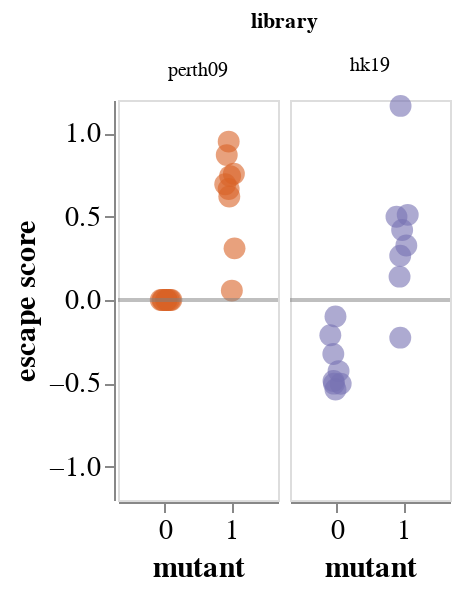

The notebook cell saved with this chart:
### Code cell
site_193 = make_aa_plot(df, site=193, aa_list=['F', 'D'])

site_193.save(
    'scratch_notebooks/figure_drafts/sitewise_escape/site_193-hk19.png',
    scale_factor=2.0
)

site_193

### Figure 1 — Vega-Lite specification as saved in the notebook (floating-point values rounded to 4 significant figures)
{"config": {"view": {"continuousWidth": 300, "continuousHeight": 300}, "axis": {"grid": false, "labelFontSize": 14, "titleFontSize": 15}, "range": {"category": ["#7671B3", "#D86327"]}}, "data": {"name": "data-9167ba4b542b69730233df7e3b2c4151"}, "facet": {"field": "library", "sort": ["perth09", "hk19"], "type": "nominal"}, "spec": {"layer": [{"mark": {"type": "circle", "opacity": 0.6, "size": 120}, "encoding": {"color": {"field": "library", "legend": null, "type": "nominal"}, "detail": [{"field": "serum", "type": "nominal"}], "tooltip": [{"field": "serum", "type": "nominal"}, {"field": "library", "type": "nominal"}, {"field": "escape", "type": "quantitative"}], "x": {"axis": {"labelAngle": 0, "tickCount": 2, "values": [0, 1]}, "field": "jittered_numeric_mutant", "scale": {"clamp": true, "domain": [-0.7, 1.7]}, "title": "mutant", "type": "quantitative"}, "y": {"axis": {"values": [-1, -0.5, 0, 0.5, 1]}, "field": "escape", "scale": {"clamp": true, "domain": [-1.1, 1.1]}, "title": "escape score", "type": "quantitative"}}}, {"data": {"name": "data-06fd9f850666401b4599de5588b60692"}, "mark": {"type": "rule", "color": "gray", "opacity": 0.5, "size": 2}, "encoding": {"y": {"field": "y", "type": "quantitative"}}}], "height": 200, "width": 80}, "columns": 2, "spacing": 2, "$schema": "https://vega.github.io/schema/vega-lite/v5.8.0.json", "datasets": {"data-9167ba4b542b69730233df7e3b2c4151": [{"site": 193, "wildtype": "S", "mutant": "D", "escape": 0.4992, "serum": "3944", "cohort": "2-5 years", "library": "hk19", "numeric_mutant": 1, "jittered_numeric_mutant": 0.8972}, {"site": 193, "wildtype": "S", "mutant": "F", "escape": -0.3239, "serum": "3944", "cohort": "2-5 years", "library": "hk19", "numeric_mutant": 0, "jittered_numeric_mutant": -0.05018}, {"site": 193, "wildtype": "S", "mutant": "D", "escape": 0.2656, "serum": "2389", "cohort": "2-5 years", "library": "hk19", "numeric_mutant": 1, "jittered_numeric_mutant": 0.9533}, {"site": 193, "wildtype": "S", "mutant": "F", "escape": -0.5028, "serum": "2389", "cohort": "2-5 years", "library": "hk19", "numeric_mutant": 0, "jittered_numeric_mutant": 0.06018}, {"site": 193, "wildtype": "S", "mutant": "D", "escape": 0.511, "serum": "2323", "cohort": "2-5 years", "library": "hk19", "numeric_mutant": 1, "jittered_numeric_mutant": 1.066}, {"site": 193, "wildtype": "S", "mutant": "F", "escape": -0.4265, "serum": "2323", "cohort": "2-5 years", "library": "hk19", "numeric_mutant": 0, "jittered_numeric_mutant": 0.02861}, {"site": 193, "wildtype": "S", "mutant": "D", "escape": 0.4198, "serum": "2388", "cohort": "2-5 years", "library": "hk19", "numeric_mutant": 1, "jittered_numeric_mutant": 0.9821}, {"site": 193, "wildtype": "S", "mutant": "F", "escape": -0.5019, "serum": "2388", "cohort": "2-5 years", "library": "hk19", "numeric_mutant": 0, "jittered_numeric_mutant": -0.0399}, {"site": 193, "wildtype": "S", "mutant": "D", "escape": 0.3274, "serum": "3973", "cohort": "2-5 years", "library": "hk19", "numeric_mutant": 1, "jittered_numeric_mutant": 1.045}, {"site": 193, "wildtype": "S", "mutant": "F", "escape": -0.2116, "serum": "3973", "cohort": "2-5 years", "library": "hk19", "numeric_mutant": 0, "jittered_numeric_mutant": -0.09521}, {"site": 193, "wildtype": "S", "mutant": "D", "escape": 0.14, "serum": "4299", "cohort": "2-5 years", "library": "hk19", "numeric_mutant": 1, "jittered_numeric_mutant": 0.9435}, {"site": 193, "wildtype": "S", "mutant": "F", "escape": -0.4856, "serum": "4299", "cohort": "2-5 years", "library": "hk19", "numeric_mutant": 0, "jittered_numeric_mutant": -0.04741}, {"site": 193, "wildtype": "S", "mutant": "D", "escape": -0.226, "serum": "4584", "cohort": "2-5 years", "library": "hk19", "numeric_mutant": 1, "jittered_numeric_mutant": 0.9541}, {"site": 193, "wildtype": "S", "mutant": "F", "escape": -0.0983, "serum": "4584", "cohort": "2-5 years", "library": "hk19", "numeric_mutant": 0, "jittered_numeric_mutant": -0.01786}, {"site": 193, "wildtype": "S", "mutant": "D", "escape": 1.165, "serum": "2367", "cohort": "2-5 years", "library": "hk19", "numeric_mutant": 1, "jittered_numeric_mutant": 0.9585}, {"site": 193, "wildtype": "S", "mutant": "F", "escape": -0.5372, "serum": "2367", "cohort": "2-5 years", "library": "hk19", "numeric_mutant": 0, "jittered_numeric_mutant": -0.01758}, {"site": 193, "wildtype": "F", "mutant": "D", "escape": 0.3098, "serum": "age 2.1 (Vietnam)", "cohort": "2-4 years", "library": "perth09", "numeric_mutant": 1, "jittered_numeric_mutant": 1.048}, {"site": 193, "wildtype": "F", "mutant": "F", "escape": 0.0, "serum": "age 2.1 (Vietnam)", "cohort": "2-4 years", "library": "perth09", "numeric_mutant": 0, "jittered_numeric_mutant": 0.08266}, {"site": 193, "wildtype": "F", "mutant": "D", "escape": 0.7581, "serum": "age 2.2 (Vietnam)", "cohort": "2-4 years", "library": "perth09", "numeric_mutant": 1, "jittered_numeric_mutant": 1.039}, {"site": 193, "wildtype": "F", "mutant": "F", "escape": 0.0, "serum": "age 2.2 (Vietnam)", "cohort": "2-4 years", "library": "perth09", "numeric_mutant": 0, "jittered_numeric_mutant": 0.02881}, {"site": 193, "wildtype": "F", "mutant": "D", "escape": 0.6664, "serum": "age 2.4 (Vietnam)", "cohort": "2-4 years", "library": "perth09", "numeric_mutant": 1, "jittered_numeric_mutant": 0.9599}, {"site": 193, "wildtype": "F", "mutant": "F", "escape": 0.0, "serum": "age 2.4 (Vietnam)", "cohort": "2-4 years", "library": "perth09", "numeric_mutant": 0, "jittered_numeric_mutant": -0.05839}, {"site": 193, "wildtype": "F", "mutant": "D", "escape": 0.7435, "serum": "age 2.5 (Vietnam)", "cohort": "2-4 years", "library": "perth09", "numeric_mutant": 1, "jittered_numeric_mutant": 0.9816}, {"site": 193, "wildtype": "F", "mutant": "F", "escape": 0.0, "serum": "age 2.5 (Vietnam)", "cohort": "2-4 years", "library": "perth09", "numeric_mutant": 0, "jittered_numeric_mutant": -0.02257}, {"site": 193, "wildtype": "F", "mutant": "D", "escape": 0.6209, "serum": "age 2.5b (Vietnam)", "cohort": "2-4 years", "library": "perth09", "numeric_mutant": 1, "jittered_numeric_mutant": 0.9695}, {"site": 193, "wildtype": "F", "mutant": "F", "escape": 0.0, "serum": "age 2.5b (Vietnam)", "cohort": "2-4 years", "library": "perth09", "numeric_mutant": 0, "jittered_numeric_mutant": 0.02684}, {"site": 193, "wildtype": "F", "mutant": "D", "escape": 0.9505, "serum": "age 3.3 (Vietnam)", "cohort": "2-4 years", "library": "perth09", "numeric_mutant": 1, "jittered_numeric_mutant": 0.9603}, {"site": 193, "wildtype": "F", "mutant": "F", "escape": 0.0, "serum": "age 3.3 (Vietnam)", "cohort": "2-4 years", "library": "perth09", "numeric_mutant": 0, "jittered_numeric_mutant": -0.0348}, {"site": 193, "wildtype": "F", "mutant": "D", "escape": 0.05632, "serum": "age 3.3b (Vietnam)", "cohort": "2-4 years", "library": "perth09", "numeric_mutant": 1, "jittered_numeric_mutant": 1.008}, {"site": 193, "wildtype": "F", "mutant": "F", "escape": 0.0, "serum": "age 3.3b (Vietnam)", "cohort": "2-4 years", "library": "perth09", "numeric_mutant": 0, "jittered_numeric_mutant": 0.1005}, {"site": 193, "wildtype": "F", "mutant": "D", "escape": 0.6944, "serum": "age 3.4 (Vietnam)", "cohort": "2-4 years", "library": "perth09", "numeric_mutant": 1, "jittered_numeric_mutant": 0.9083}, {"site": 193, "wildtype": "F", "mutant": "F", "escape": 0.0, "serum": "age 3.4 (Vietnam)", "cohort": "2-4 years", "library": "perth09", "numeric_mutant": 0, "jittered_numeric_mutant": 0.02157}, {"site": 193, "wildtype": "F", "mutant": "D", "escape": 0.8694, "serum": "age 3.5 (Vietnam)", "cohort": "2-4 years", "library": "perth09", "numeric_mutant": 1, "jittered_numeric_mutant": 0.931}, {"site": 193, "wildtype": "F", "mutant": "F", "escape": 0.0, "serum": "age 3.5 (Vietnam)", "cohort": "2-4 years", "library": "perth09", "numeric_mutant": 0, "jittered_numeric_mutant": 0.05839}], "data-06fd9f850666401b4599de5588b60692": [{"y": 0}]}}
